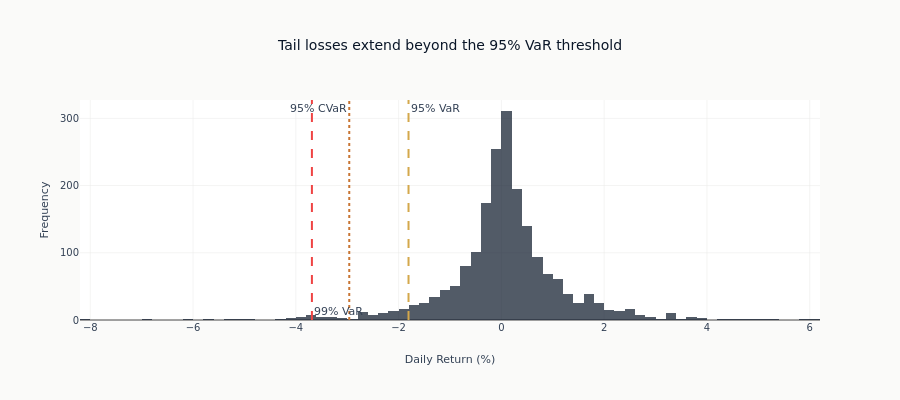

Notebook code for this chart:
### Code cell
# Visualize return distribution with VaR
fig = go.Figure()

# Histogram of returns
fig.add_trace(go.Histogram(x=strategy_returns * 100, nbinsx=100, name="Daily Returns", opacity=0.7))

# VaR lines - stagger annotation y-positions to prevent overlap at the top
fig.add_vline(
    x=var_95 * 100,
    line_dash="dash",
    line_color=COLORS["amber"],
    annotation_text="95% VaR",
    annotation_position="top right",
)
fig.add_vline(
    x=var_99 * 100,
    line_dash="dash",
    line_color=COLORS["negative"],
    annotation_text="99% VaR",
    annotation_position="bottom right",
)
fig.add_vline(
    x=cvar_95 * 100,
    line_dash="dot",
    line_color=COLORS["copper"],
    annotation_text="95% CVaR",
    annotation_position="top left",
)

fig.update_layout(
    title="Tail losses extend beyond the 95% VaR threshold",
    xaxis_title="Daily Return (%)",
    yaxis_title="Frequency",
    height=400,
    showlegend=False,
)
show_plotly_with_alt(
    fig,
    "Histogram of daily strategy returns with vertical lines marking the 95% and 99% value at risk and the corresponding conditional value at risk further into the left tail.",
)

### Figure 1 — Plotly figure (JSON) as saved in the notebook; plotly's stock layout.template omitted (floating-point values rounded to 4 significant figures; data arrays with more than 128 entries replaced by an {"elided": "..."} marker saying what was removed)
{"data": [{"name": "Daily Returns", "nbinsx": 100, "opacity": 0.7, "type": "histogram", "x": {"elided": "1971 float values"}}], "layout": {"annotations": [{"showarrow": false, "text": "95% VaR", "x": -1.807, "xanchor": "left", "xref": "x", "y": 1, "yanchor": "top", "yref": "y domain"}, {"showarrow": false, "text": "99% VaR", "x": -3.687, "xanchor": "left", "xref": "x", "y": 0, "yanchor": "bottom", "yref": "y domain"}, {"showarrow": false, "text": "95% CVaR", "x": -2.96, "xanchor": "right", "xref": "x", "y": 1, "yanchor": "top", "yref": "y domain"}], "height": 400, "shapes": [{"line": {"color": "#D4A84B", "dash": "dash"}, "type": "line", "x0": -1.807, "x1": -1.807, "xref": "x", "y0": 0, "y1": 1, "yref": "y domain"}, {"line": {"color": "#ef4444", "dash": "dash"}, "type": "line", "x0": -3.687, "x1": -3.687, "xref": "x", "y0": 0, "y1": 1, "yref": "y domain"}, {"line": {"color": "#C87533", "dash": "dot"}, "type": "line", "x0": -2.96, "x1": -2.96, "xref": "x", "y0": 0, "y1": 1, "yref": "y domain"}], "showlegend": false, "title": {"text": "Tail losses extend beyond the 95% VaR threshold"}, "xaxis": {"title": {"text": "Daily Return (%)"}}, "yaxis": {"title": {"text": "Frequency"}}}}
